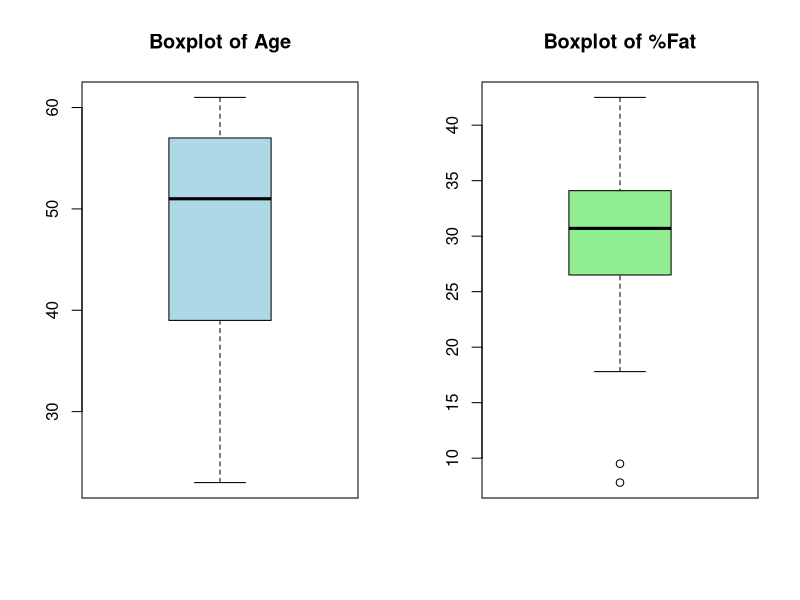
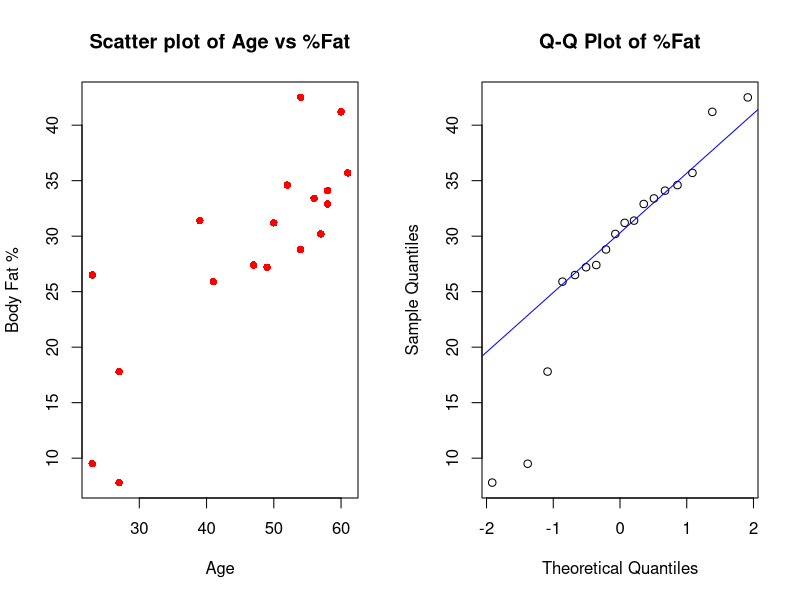

These charts were generated, in order, by the following R code:
age <- c(23, 23, 27, 27, 39, 41, 47, 49, 50, 52, 54, 54, 56, 57, 58, 58, 60, 61)
fat_percentage <- c(9.5, 26.5, 7.8, 17.8, 31.4, 25.9, 27.4, 27.2, 31.2, 34.6, 42.5, 28.8, 33.4, 30.2, 34.1, 32.9, 41.2, 35.7)
cat("Mean Age:", mean(age), "\n")
cat("Median Age:", median(age), "\n")
cat("SD Age:", sd(age), "\n")
cat("Mean %Fat:", mean(fat_percentage), "\n")
cat("Median %Fat:", median(fat_percentage), "\n")
cat("SD %Fat:", sd(fat_percentage), "\n")
par(mfrow=c(1,2))  # Arrange plots in one row
boxplot(age, main="Boxplot of Age", col="lightblue")
boxplot(fat_percentage, main="Boxplot of %Fat", col="lightgreen")
plot(age, fat_percentage, main="Scatter plot of Age vs %Fat",
     xlab="Age", ylab="Body Fat %", col="red", pch=16)
qqnorm(fat_percentage, main="Q-Q Plot of %Fat")
qqline(fat_percentage, col="blue")
